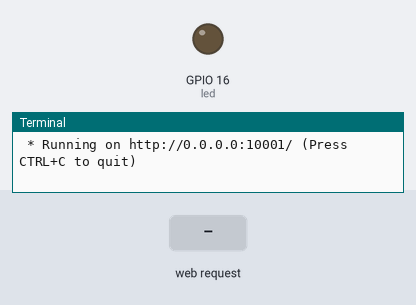
Bench run of a program on a simulated Raspberry Pi (BCM pin numbers). On the bench: output pins drawn as LEDs (lit = HIGH), the last lines printed to the terminal. The inputs (shaded band) are chosen by the test bench. The clock reads 2024-03-15 10:24:30 at power-on unless the program sets it.

Above: at 1.2 s.
1.3 s: HTTP request for /data received with the fields led=off
At 2.0 s:
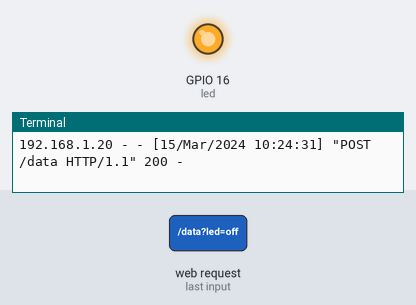
2.8 s: HTTP request for /data received with the fields led=on
At 3.2 s:
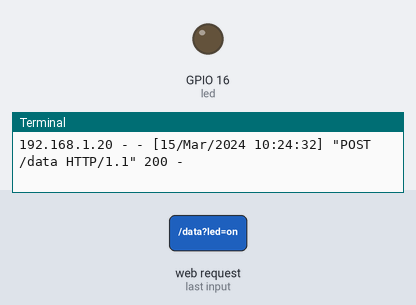
Timing chart, 0 to 5.8 s (numbered marks = the images above; inputs shaded):
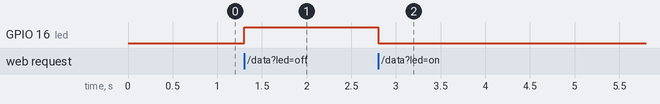

Measured:
- after the input at 1.3 s, GPIO 16 (led): LOW → HIGH at once
- after the input at 2.8 s, GPIO 16 (led): HIGH → LOW at once

The program:

flask01.py
```python
#동일한 폴더 위치에 templates 폴더를 만들고 거기에 html파일을 저장한다
from flask import Flask,request, render_template
import RPi.GPIO as GPIO

led = 16

GPIO.setmode(GPIO.BCM)
GPIO.setup(led,GPIO.OUT)
app=Flask(__name__)

@app.route("/")
def home():
	return render_template("index.html")

@app.route("/data",methods=["post"])
def data():
	data = request.form["led"]
	if data=="on":
		GPIO.output(led,False)
		return home()

	elif data=="off":
		GPIO.output(led,True)
		return home()

if __name__ =="__main__":
	try:
		app.run(host="0.0.0.0",port="10001",debug=True)
	except KeyboardInterrupt:
		GPIO.cleanup()
```
